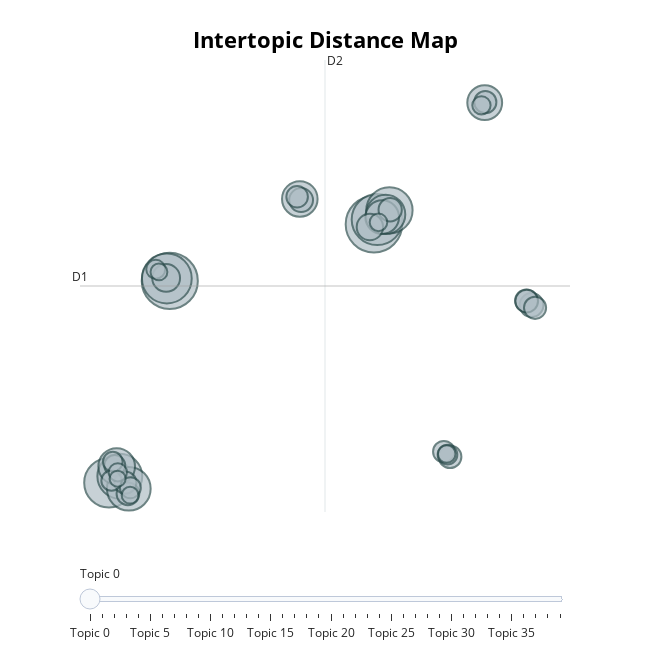

Notebook cell for this chart:
### Code cell
topic_model.visualize_topics()

### Figure 1 — Plotly figure (JSON) as saved in the notebook; plotly's stock layout.template omitted (floating-point values rounded to 4 significant figures)
{"data": [{"customdata": [[0, "hp | with | support | and | with hp", 124], [1, "set | set up | easy | up | to set", 122], [2, "ink | hp | the | you | to", 101], [3, "wifi | to | my | the | it", 96], [4, "tray | paper | paper tray | the paper | the", 95], [5, "service | customer | customer service | he | me", 83], [6, "print | slow | to print | printer | it", 78], [7, "quality | print quality | quality is | print | prints", 74], [8, "subscription | ink | the subscription | the | for", 60], [9, "return | it | return it | wish could | wish", 52], [10, "scan | scanning | to scan | page | sided", 49], [11, "buy | would | price | recommend | buy it", 47], [12, "free | free ink | ink | months | months free", 44], [13, "have tried | uninstalling | tried | troubleshooting | to", 30], [14, "8015e | 8010e | 8010 | series | bought", 27], [15, "not worth | waste | waste of | worth | garbage", 22], [16, "scan | to | hp smart | smart | to scan", 22], [17, "saturday | the agent | agent | shipping | amazon", 21], [18, "but six | fixed my | geesh wow | geesh | gosh", 20], [19, "disappointed | am so | am | surprise | im", 20], [20, "pages | print | pages in | dont print | color", 20], [21, "screen | touch screen | touch | the touch | screen is", 20], [22, "works | it | worked | it works | works great", 19], [23, "brand | better | different brand | chosen | have chosen", 19], [24, "frustrating | very frustrating | very | experience | so frustrating", 19], [25, "recommend this | do not | not buy | not recommend | recommend", 18], [26, "fax | receive | to fax | but occasionally | key features", 18], [27, "flimsy | sturdy | known | very flimsy | parts", 17], [28, "stars | star | give | stars is | three stars", 17], [29, "jam | jams | paper jam | paper | jammed", 16], [30, "home | home office | office | my home | quiet", 15], [31, "issues | problems | but issues | nothing | had", 15], [32, "print from | phone | my phone | from | print", 14], [33, "headaches | cost | money | also save | benefit for", 13], [34, "worst printer | worst | hate | ever | the worst", 13], [35, "cartridge | low | new | ink | cartridges", 12], [36, "more features | wanted | and needed | needed | home", 12], [37, "with apple | my phone | phone | apple | my", 11], [38, "envelopes | printing envelopes | word | printing | within word", 11], [39, "that he | he | said that | this was | said", 10]], "hovertemplate": "<b>Topic %{customdata[0]}</b><br>%{customdata[1]}<br>Size: %{customdata[2]}", "legendgroup": "", "marker": {"color": "#B0BEC5", "line": {"color": "DarkSlateGrey", "width": 2}, "size": [124, 122, 101, 96, 95, 83, 78, 74, 60, 52, 49, 47, 44, 30, 27, 22, 22, 21, 20, 20, 20, 20, 19, 19, 19, 18, 18, 17, 17, 16, 15, 15, 14, 13, 13, 12, 12, 11, 11, 10], "sizemode": "area", "sizeref": 0.0775, "symbol": "circle"}, "mode": "markers", "name": "", "orientation": "v", "showlegend": false, "type": "scatter", "x": [4.471, -8.229, 4.675, -8.411, -12.01, 5.435, -11.34, -10.78, 5.197, -11.53, -0.1409, 11.36, 4.985, -8.454, 4.219, 14.28, -0.05939, 5.481, 13.96, 13.98, -10.83, 9.205, -10.99, 11.4, 14.49, 8.819, -0.3072, -11.65, -10.68, -11.85, 9.046, -11.77, -9.1, 11.16, -11.46, 4.754, 8.999, -8.902, -10.7, -11.47], "xaxis": "x", "y": [12.06, 7.766, 12.43, 7.948, -7.567, 13.13, -7.072, -8.018, 12.81, -6.326, 13.99, 21.3, 12.61, 7.99, 11.86, 5.934, 13.91, 13.17, 6.249, 6.23, -8.402, -5.589, -7.555, 21.34, 5.72, -5.203, 14.15, -6.254, -7.94, -7.402, -5.43, -5.963, 8.646, 21.1, -6.773, 12.21, -5.384, 8.447, -8.508, -7.258], "yaxis": "y"}], "layout": {"annotations": [{"showarrow": false, "text": "D1", "x": -13.81, "y": 7.378, "yshift": 10}, {"showarrow": false, "text": "D2", "x": 1.427, "xshift": 10, "y": 24.54}], "height": 650, "hoverlabel": {"bgcolor": "white", "font": {"family": "Rockwell", "size": 16}}, "legend": {"itemsizing": "constant", "tracegroupgap": 0}, "margin": {"t": 60}, "shapes": [{"line": {"color": "#CFD8DC", "width": 2}, "type": "line", "x0": 1.427, "x1": 1.427, "y0": -9.784, "y1": 24.54}, {"line": {"color": "#9E9E9E", "width": 2}, "type": "line", "x0": -13.81, "x1": 16.67, "y0": 7.378, "y1": 7.378}], "sliders": [{"active": 0, "pad": {"t": 50}, "steps": [{"args": [{"marker.color": [["red", "#B0BEC5", "#B0BEC5", "#B0BEC5", "#B0BEC5", "#B0BEC5", "#B0BEC5", "#B0BEC5", "#B0BEC5", "#B0BEC5", "#B0BEC5", "#B0BEC5", "#B0BEC5", "#B0BEC5", "#B0BEC5", "#B0BEC5", "#B0BEC5", "#B0BEC5", "#B0BEC5", "#B0BEC5", "#B0BEC5", "#B0BEC5", "#B0BEC5", "#B0BEC5", "#B0BEC5", "#B0BEC5", "#B0BEC5", "#B0BEC5", "#B0BEC5", "#B0BEC5", "#B0BEC5", "#B0BEC5", "#B0BEC5", "#B0BEC5", "#B0BEC5", "#B0BEC5", "#B0BEC5", "#B0BEC5", "#B0BEC5", "#B0BEC5"]]}], "label": "Topic 0", "method": "update"}, {"args": [{"marker.color": [["#B0BEC5", "red", "#B0BEC5", "#B0BEC5", "#B0BEC5", "#B0BEC5", "#B0BEC5", "#B0BEC5", "#B0BEC5", "#B0BEC5", "#B0BEC5", "#B0BEC5", "#B0BEC5", "#B0BEC5", "#B0BEC5", "#B0BEC5", "#B0BEC5", "#B0BEC5", "#B0BEC5", "#B0BEC5", "#B0BEC5", "#B0BEC5", "#B0BEC5", "#B0BEC5", "#B0BEC5", "#B0BEC5", "#B0BEC5", "#B0BEC5", "#B0BEC5", "#B0BEC5", "#B0BEC5", "#B0BEC5", "#B0BEC5", "#B0BEC5", "#B0BEC5", "#B0BEC5", "#B0BEC5", "#B0BEC5", "#B0BEC5", "#B0BEC5"]]}], "label": "Topic 1", "method": "update"}, {"args": [{"marker.color": [["#B0BEC5", "#B0BEC5", "red", "#B0BEC5", "#B0BEC5", "#B0BEC5", "#B0BEC5", "#B0BEC5", "#B0BEC5", "#B0BEC5", "#B0BEC5", "#B0BEC5", "#B0BEC5", "#B0BEC5", "#B0BEC5", "#B0BEC5", "#B0BEC5", "#B0BEC5", "#B0BEC5", "#B0BEC5", "#B0BEC5", "#B0BEC5", "#B0BEC5", "#B0BEC5", "#B0BEC5", "#B0BEC5", "#B0BEC5", "#B0BEC5", "#B0BEC5", "#B0BEC5", "#B0BEC5", "#B0BEC5", "#B0BEC5", "#B0BEC5", "#B0BEC5", "#B0BEC5", "#B0BEC5", "#B0BEC5", "#B0BEC5", "#B0BEC5"]]}], "label": "Topic 2", "method": "update"}, {"args": [{"marker.color": [["#B0BEC5", "#B0BEC5", "#B0BEC5", "red", "#B0BEC5", "#B0BEC5", "#B0BEC5", "#B0BEC5", "#B0BEC5", "#B0BEC5", "#B0BEC5", "#B0BEC5", "#B0BEC5", "#B0BEC5", "#B0BEC5", "#B0BEC5", "#B0BEC5", "#B0BEC5", "#B0BEC5", "#B0BEC5", "#B0BEC5", "#B0BEC5", "#B0BEC5", "#B0BEC5", "#B0BEC5", "#B0BEC5", "#B0BEC5", "#B0BEC5", "#B0BEC5", "#B0BEC5", "#B0BEC5", "#B0BEC5", "#B0BEC5", "#B0BEC5", "#B0BEC5", "#B0BEC5", "#B0BEC5", "#B0BEC5", "#B0BEC5", "#B0BEC5"]]}], "label": "Topic 3", "method": "update"}, {"args": [{"marker.color": [["#B0BEC5", "#B0BEC5", "#B0BEC5", "#B0BEC5", "red", "#B0BEC5", "#B0BEC5", "#B0BEC5", "#B0BEC5", "#B0BEC5", "#B0BEC5", "#B0BEC5", "#B0BEC5", "#B0BEC5", "#B0BEC5", "#B0BEC5", "#B0BEC5", "#B0BEC5", "#B0BEC5", "#B0BEC5", "#B0BEC5", "#B0BEC5", "#B0BEC5", "#B0BEC5", "#B0BEC5", "#B0BEC5", "#B0BEC5", "#B0BEC5", "#B0BEC5", "#B0BEC5", "#B0BEC5", "#B0BEC5", "#B0BEC5", "#B0BEC5", "#B0BEC5", "#B0BEC5", "#B0BEC5", "#B0BEC5", "#B0BEC5", "#B0BEC5"]]}], "label": "Topic 4", "method": "update"}, {"args": [{"marker.color": [["#B0BEC5", "#B0BEC5", "#B0BEC5", "#B0BEC5", "#B0BEC5", "red", "#B0BEC5", "#B0BEC5", "#B0BEC5", "#B0BEC5", "#B0BEC5", "#B0BEC5", "#B0BEC5", "#B0BEC5", "#B0BEC5", "#B0BEC5", "#B0BEC5", "#B0BEC5", "#B0BEC5", "#B0BEC5", "#B0BEC5", "#B0BEC5", "#B0BEC5", "#B0BEC5", "#B0BEC5", "#B0BEC5", "#B0BEC5", "#B0BEC5", "#B0BEC5", "#B0BEC5", "#B0BEC5", "#B0BEC5", "#B0BEC5", "#B0BEC5", "#B0BEC5", "#B0BEC5", "#B0BEC5", "#B0BEC5", "#B0BEC5", "#B0BEC5"]]}], "label": "Topic 5", "method": "update"}, {"args": [{"marker.color": [["#B0BEC5", "#B0BEC5", "#B0BEC5", "#B0BEC5", "#B0BEC5", "#B0BEC5", "red", "#B0BEC5", "#B0BEC5", "#B0BEC5", "#B0BEC5", "#B0BEC5", "#B0BEC5", "#B0BEC5", "#B0BEC5", "#B0BEC5", "#B0BEC5", "#B0BEC5", "#B0BEC5", "#B0BEC5", "#B0BEC5", "#B0BEC5", "#B0BEC5", "#B0BEC5", "#B0BEC5", "#B0BEC5", "#B0BEC5", "#B0BEC5", "#B0BEC5", "#B0BEC5", "#B0BEC5", "#B0BEC5", "#B0BEC5", "#B0BEC5", "#B0BEC5", "#B0BEC5", "#B0BEC5", "#B0BEC5", "#B0BEC5", "#B0BEC5"]]}], "label": "Topic 6", "method": "update"}, {"args": [{"marker.color": [["#B0BEC5", "#B0BEC5", "#B0BEC5", "#B0BEC5", "#B0BEC5", "#B0BEC5", "#B0BEC5", "red", "#B0BEC5", "#B0BEC5", "#B0BEC5", "#B0BEC5", "#B0BEC5", "#B0BEC5", "#B0BEC5", "#B0BEC5", "#B0BEC5", "#B0BEC5", "#B0BEC5", "#B0BEC5", "#B0BEC5", "#B0BEC5", "#B0BEC5", "#B0BEC5", "#B0BEC5", "#B0BEC5", "#B0BEC5", "#B0BEC5", "#B0BEC5", "#B0BEC5", "#B0BEC5", "#B0BEC5", "#B0BEC5", "#B0BEC5", "#B0BEC5", "#B0BEC5", "#B0BEC5", "#B0BEC5", "#B0BEC5", "#B0BEC5"]]}], "label": "Topic 7", "method": "update"}, {"args": [{"marker.color": [["#B0BEC5", "#B0BEC5", "#B0BEC5", "#B0BEC5", "#B0BEC5", "#B0BEC5", "#B0BEC5", "#B0BEC5", "red", "#B0BEC5", "#B0BEC5", "#B0BEC5", "#B0BEC5", "#B0BEC5", "#B0BEC5", "#B0BEC5", "#B0BEC5", "#B0BEC5", "#B0BEC5", "#B0BEC5", "#B0BEC5", "#B0BEC5", "#B0BEC5", "#B0BEC5", "#B0BEC5", "#B0BEC5", "#B0BEC5", "#B0BEC5", "#B0BEC5", "#B0BEC5", "#B0BEC5", "#B0BEC5", "#B0BEC5", "#B0BEC5", "#B0BEC5", "#B0BEC5", "#B0BEC5", "#B0BEC5", "#B0BEC5", "#B0BEC5"]]}], "label": "Topic 8", "method": "update"}, {"args": [{"marker.color": [["#B0BEC5", "#B0BEC5", "#B0BEC5", "#B0BEC5", "#B0BEC5", "#B0BEC5", "#B0BEC5", "#B0BEC5", "#B0BEC5", "red", "#B0BEC5", "#B0BEC5", "#B0BEC5", "#B0BEC5", "#B0BEC5", "#B0BEC5", "#B0BEC5", "#B0BEC5", "#B0BEC5", "#B0BEC5", "#B0BEC5", "#B0BEC5", "#B0BEC5", "#B0BEC5", "#B0BEC5", "#B0BEC5", "#B0BEC5", "#B0BEC5", "#B0BEC5", "#B0BEC5", "#B0BEC5", "#B0BEC5", "#B0BEC5", "#B0BEC5", "#B0BEC5", "#B0BEC5", "#B0BEC5", "#B0BEC5", "#B0BEC5", "#B0BEC5"]]}], "label": "Topic 9", "method": "update"}, {"args": [{"marker.color": [["#B0BEC5", "#B0BEC5", "#B0BEC5", "#B0BEC5", "#B0BEC5", "#B0BEC5", "#B0BEC5", "#B0BEC5", "#B0BEC5", "#B0BEC5", "red", "#B0BEC5", "#B0BEC5", "#B0BEC5", "#B0BEC5", "#B0BEC5", "#B0BEC5", "#B0BEC5", "#B0BEC5", "#B0BEC5", "#B0BEC5", "#B0BEC5", "#B0BEC5", "#B0BEC5", "#B0BEC5", "#B0BEC5", "#B0BEC5", "#B0BEC5", "#B0BEC5", "#B0BEC5", "#B0BEC5", "#B0BEC5", "#B0BEC5", "#B0BEC5", "#B0BEC5", "#B0BEC5", "#B0BEC5", "#B0BEC5", "#B0BEC5", "#B0BEC5"]]}], "label": "Topic 10", "method": "update"}, {"args": [{"marker.color": [["#B0BEC5", "#B0BEC5", "#B0BEC5", "#B0BEC5", "#B0BEC5", "#B0BEC5", "#B0BEC5", "#B0BEC5", "#B0BEC5", "#B0BEC5", "#B0BEC5", "red", "#B0BEC5", "#B0BEC5", "#B0BEC5", "#B0BEC5", "#B0BEC5", "#B0BEC5", "#B0BEC5", "#B0BEC5", "#B0BEC5", "#B0BEC5", "#B0BEC5", "#B0BEC5", "#B0BEC5", "#B0BEC5", "#B0BEC5", "#B0BEC5", "#B0BEC5", "#B0BEC5", "#B0BEC5", "#B0BEC5", "#B0BEC5", "#B0BEC5", "#B0BEC5", "#B0BEC5", "#B0BEC5", "#B0BEC5", "#B0BEC5", "#B0BEC5"]]}], "label": "Topic 11", "method": "update"}, {"args": [{"marker.color": [["#B0BEC5", "#B0BEC5", "#B0BEC5", "#B0BEC5", "#B0BEC5", "#B0BEC5", "#B0BEC5", "#B0BEC5", "#B0BEC5", "#B0BEC5", "#B0BEC5", "#B0BEC5", "red", "#B0BEC5", "#B0BEC5", "#B0BEC5", "#B0BEC5", "#B0BEC5", "#B0BEC5", "#B0BEC5", "#B0BEC5", "#B0BEC5", "#B0BEC5", "#B0BEC5", "#B0BEC5", "#B0BEC5", "#B0BEC5", "#B0BEC5", "#B0BEC5", "#B0BEC5", "#B0BEC5", "#B0BEC5", "#B0BEC5", "#B0BEC5", "#B0BEC5", "#B0BEC5", "#B0BEC5", "#B0BEC5", "#B0BEC5", "#B0BEC5"]]}], "label": "Topic 12", "method": "update"}, {"args": [{"marker.color": [["#B0BEC5", "#B0BEC5", "#B0BEC5", "#B0BEC5", "#B0BEC5", "#B0BEC5", "#B0BEC5", "#B0BEC5", "#B0BEC5", "#B0BEC5", "#B0BEC5", "#B0BEC5", "#B0BEC5", "red", "#B0BEC5", "#B0BEC5", "#B0BEC5", "#B0BEC5", "#B0BEC5", "#B0BEC5", "#B0BEC5", "#B0BEC5", "#B0BEC5", "#B0BEC5", "#B0BEC5", "#B0BEC5", "#B0BEC5", "#B0BEC5", "#B0BEC5", "#B0BEC5", "#B0BEC5", "#B0BEC5", "#B0BEC5", "#B0BEC5", "#B0BEC5", "#B0BEC5", "#B0BEC5", "#B0BEC5", "#B0BEC5", "#B0BEC5"]]}], "label": "Topic 13", "method": "update"}, {"args": [{"marker.color": [["#B0BEC5", "#B0BEC5", "#B0BEC5", "#B0BEC5", "#B0BEC5", "#B0BEC5", "#B0BEC5", "#B0BEC5", "#B0BEC5", "#B0BEC5", "#B0BEC5", "#B0BEC5", "#B0BEC5", "#B0BEC5", "red", "#B0BEC5", "#B0BEC5", "#B0BEC5", "#B0BEC5", "#B0BEC5", "#B0BEC5", "#B0BEC5", "#B0BEC5", "#B0BEC5", "#B0BEC5", "#B0BEC5", "#B0BEC5", "#B0BEC5", "#B0BEC5", "#B0BEC5", "#B0BEC5", "#B0BEC5", "#B0BEC5", "#B0BEC5", "#B0BEC5", "#B0BEC5", "#B0BEC5", "#B0BEC5", "#B0BEC5", "#B0BEC5"]]}], "label": "Topic 14", "method": "update"}, {"args": [{"marker.color": [["#B0BEC5", "#B0BEC5", "#B0BEC5", "#B0BEC5", "#B0BEC5", "#B0BEC5", "#B0BEC5", "#B0BEC5", "#B0BEC5", "#B0BEC5", "#B0BEC5", "#B0BEC5", "#B0BEC5", "#B0BEC5", "#B0BEC5", "red", "#B0BEC5", "#B0BEC5", "#B0BEC5", "#B0BEC5", "#B0BEC5", "#B0BEC5", "#B0BEC5", "#B0BEC5", "#B0BEC5", "#B0BEC5", "#B0BEC5", "#B0BEC5", "#B0BEC5", "#B0BEC5", "#B0BEC5", "#B0BEC5", "#B0BEC5", "#B0BEC5", "#B0BEC5", "#B0BEC5", "#B0BEC5", "#B0BEC5", "#B0BEC5", "#B0BEC5"]]}], "label": "Topic 15", "method": "update"}, {"args": [{"marker.color": [["#B0BEC5", "#B0BEC5", "#B0BEC5", "#B0BEC5", "#B0BEC5", "#B0BEC5", "#B0BEC5", "#B0BEC5", "#B0BEC5", "#B0BEC5", "#B0BEC5", "#B0BEC5", "#B0BEC5", "#B0BEC5", "#B0BEC5", "#B0BEC5", "red", "#B0BEC5", "#B0BEC5", "#B0BEC5", "#B0BEC5", "#B0BEC5", "#B0BEC5", "#B0BEC5", "#B0BEC5", "#B0BEC5", "#B0BEC5", "#B0BEC5", "#B0BEC5", "#B0BEC5", "#B0BEC5", "#B0BEC5", "#B0BEC5", "#B0BEC5", "#B0BEC5", "#B0BEC5", "#B0BEC5", "#B0BEC5", "#B0BEC5", "#B0BEC5"]]}], "label": "Topic 16", "method": "update"}, {"args": [{"marker.color": [["#B0BEC5", "#B0BEC5", "#B0BEC5", "#B0BEC5", "#B0BEC5", "#B0BEC5", "#B0BEC5", "#B0BEC5", "#B0BEC5", "#B0BEC5", "#B0BEC5", "#B0BEC5", "#B0BEC5", "#B0BEC5", "#B0BEC5", "#B0BEC5", "#B0BEC5", "red", "#B0BEC5", "#B0BEC5", "#B0BEC5", "#B0BEC5", "#B0BEC5", "#B0BEC5", "#B0BEC5", "#B0BEC5", "#B0BEC5", "#B0BEC5", "#B0BEC5", "#B0BEC5", "#B0BEC5", "#B0BEC5", "#B0BEC5", "#B0BEC5", "#B0BEC5", "#B0BEC5", "#B0BEC5", "#B0BEC5", "#B0BEC5", "#B0BEC5"]]}], "label": "Topic 17", "method": "update"}, {"args": [{"marker.color": [["#B0BEC5", "#B0BEC5", "#B0BEC5", "#B0BEC5", "#B0BEC5", "#B0BEC5", "#B0BEC5", "#B0BEC5", "#B0BEC5", "#B0BEC5", "#B0BEC5", "#B0BEC5", "#B0BEC5", "#B0BEC5", "#B0BEC5", "#B0BEC5", "#B0BEC5", "#B0BEC5", "red", "#B0BEC5", "#B0BEC5", "#B0BEC5", "#B0BEC5", "#B0BEC5", "#B0BEC5", "#B0BEC5", "#B0BEC5", "#B0BEC5", "#B0BEC5", "#B0BEC5", "#B0BEC5", "#B0BEC5", "#B0BEC5", "#B0BEC5", "#B0BEC5", "#B0BEC5", "#B0BEC5", "#B0BEC5", "#B0BEC5", "#B0BEC5"]]}], "label": "Topic 18", "method": "update"}, {"args": [{"marker.color": [["#B0BEC5", "#B0BEC5", "#B0BEC5", "#B0BEC5", "#B0BEC5", "#B0BEC5", "#B0BEC5", "#B0BEC5", "#B0BEC5", "#B0BEC5", "#B0BEC5", "#B0BEC5", "#B0BEC5", "#B0BEC5", "#B0BEC5", "#B0BEC5", "#B0BEC5", "#B0BEC5", "#B0BEC5", "red", "#B0BEC5", "#B0BEC5", "#B0BEC5", "#B0BEC5", "#B0BEC5", "#B0BEC5", "#B0BEC5", "#B0BEC5", "#B0BEC5", "#B0BEC5", "#B0BEC5", "#B0BEC5", "#B0BEC5", "#B0BEC5", "#B0BEC5", "#B0BEC5", "#B0BEC5", "#B0BEC5", "#B0BEC5", "#B0BEC5"]]}], "label": "Topic 19", "method": "update"}, {"args": [{"marker.color": [["#B0BEC5", "#B0BEC5", "#B0BEC5", "#B0BEC5", "#B0BEC5", "#B0BEC5", "#B0BEC5", "#B0BEC5", "#B0BEC5", "#B0BEC5", "#B0BEC5", "#B0BEC5", "#B0BEC5", "#B0BEC5", "#B0BEC5", "#B0BEC5", "#B0BEC5", "#B0BEC5", "#B0BEC5", "#B0BEC5", "red", "#B0BEC5", "#B0BEC5", "#B0BEC5", "#B0BEC5", "#B0BEC5", "#B0BEC5", "#B0BEC5", "#B0BEC5", "#B0BEC5", "#B0BEC5", "#B0BEC5", "#B0BEC5", "#B0BEC5", "#B0BEC5", "#B0BEC5", "#B0BEC5", "#B0BEC5", "#B0BEC5", "#B0BEC5"]]}], "label": "Topic 20", "method": "update"}, {"args": [{"marker.color": [["#B0BEC5", "#B0BEC5", "#B0BEC5", "#B0BEC5", "#B0BEC5", "#B0BEC5", "#B0BEC5", "#B0BEC5", "#B0BEC5", "#B0BEC5", "#B0BEC5", "#B0BEC5", "#B0BEC5", "#B0BEC5", "#B0BEC5", "#B0BEC5", "#B0BEC5", "#B0BEC5", "#B0BEC5", "#B0BEC5", "#B0BEC5", "red", "#B0BEC5", "#B0BEC5", "#B0BEC5", "#B0BEC5", "#B0BEC5", "#B0BEC5", "#B0BEC5", "#B0BEC5", "#B0BEC5", "#B0BEC5", "#B0BEC5", "#B0BEC5", "#B0BEC5", "#B0BEC5", "#B0BEC5", "#B0BEC5", "#B0BEC5", "#B0BEC5"]]}], "label": "Topic 21", "method": "update"}, {"args": [{"marker.color": [["#B0BEC5", "#B0BEC5", "#B0BEC5", "#B0BEC5", "#B0BEC5", "#B0BEC5", "#B0BEC5", "#B0BEC5", "#B0BEC5", "#B0BEC5", "#B0BEC5", "#B0BEC5", "#B0BEC5", "#B0BEC5", "#B0BEC5", "#B0BEC5", "#B0BEC5", "#B0BEC5", "#B0BEC5", "#B0BEC5", "#B0BEC5", "#B0BEC5", "red", "#B0BEC5", "#B0BEC5", "#B0BEC5", "#B0BEC5", "#B0BEC5", "#B0BEC5", "#B0BEC5", "#B0BEC5", "#B0BEC5", "#B0BEC5", "#B0BEC5", "#B0BEC5", "#B0BEC5", "#B0BEC5", "#B0BEC5", "#B0BEC5", "#B0BEC5"]]}], "label": "Topic 22", "method": "update"}, {"args": [{"marker.color": [["#B0BEC5", "#B0BEC5", "#B0BEC5", "#B0BEC5", "#B0BEC5", "#B0BEC5", "#B0BEC5", "#B0BEC5", "#B0BEC5", "#B0BEC5", "#B0BEC5", "#B0BEC5", "#B0BEC5", "#B0BEC5", "#B0BEC5", "#B0BEC5", "#B0BEC5", "#B0BEC5", "#B0BEC5", "#B0BEC5", "#B0BEC5", "#B0BEC5", "#B0BEC5", "red", "#B0BEC5", "#B0BEC5", "#B0BEC5", "#B0BEC5", "#B0BEC5", "#B0BEC5", "#B0BEC5", "#B0BEC5", "#B0BEC5", "#B0BEC5", "#B0BEC5", "#B0BEC5", "#B0BEC5", "#B0BEC5", "#B0BEC5", "#B0BEC5"]]}], "label": "Topic 23", "method": "update"}, {"args": [{"marker.color": [["#B0BEC5", "#B0BEC5", "#B0BEC5", "#B0BEC5", "#B0BEC5", "#B0BEC5", "#B0BEC5", "#B0BEC5", "#B0BEC5", "#B0BEC5", "#B0BEC5", "#B0BEC5", "#B0BEC5", "#B0BEC5", "#B0BEC5", "#B0BEC5", "#B0BEC5", "#B0BEC5", "#B0BEC5", "#B0BEC5", "#B0BEC5", "#B0BEC5", "#B0BEC5", "#B0BEC5", "red", "#B0BEC5", "#B0BEC5", "#B0BEC5", "#B0BEC5", "#B0BEC5", "#B0BEC5", "#B0BEC5", "#B0BEC5", "#B0BEC5", "#B0BEC5", "#B0BEC5", "#B0BEC5", "#B0BEC5", "#B0BEC5", "#B0BEC5"]]}], "label": "Topic 24", "method": "update"}, {"args": [{"marker.color": [["#B0BEC5", "#B0BEC5", "#B0BEC5", "#B0BEC5", "#B0BEC5", "#B0BEC5", "#B0BEC5", "#B0BEC5", "#B0BEC5", "#B0BEC5", "#B0BEC5", "#B0BEC5", "#B0BEC5", "#B0BEC5", "#B0BEC5", "#B0BEC5", "#B0BEC5", "#B0BEC5", "#B0BEC5", "#B0BEC5", "#B0BEC5", "#B0BEC5", "#B0BEC5", "#B0BEC5", "#B0BEC5", "red", "#B0BEC5", "#B0BEC5", "#B0BEC5", "#B0BEC5", "#B0BEC5", "#B0BEC5", "#B0BEC5", "#B0BEC5", "#B0BEC5", "#B0BEC5", "#B0BEC5", "#B0BEC5", "#B0BEC5", "#B0BEC5"]]}], "label": "Topic 25", "method": "update"}, {"args": [{"marker.color": [["#B0BEC5", "#B0BEC5", "#B0BEC5", "#B0BEC5", "#B0BEC5", "#B0BEC5", "#B0BEC5", "#B0BEC5", "#B0BEC5", "#B0BEC5", "#B0BEC5", "#B0BEC5", "#B0BEC5", "#B0BEC5", "#B0BEC5", "#B0BEC5", "#B0BEC5", "#B0BEC5", "#B0BEC5", "#B0BEC5", "#B0BEC5", "#B0BEC5", "#B0BEC5", "#B0BEC5", "#B0BEC5", "#B0BEC5", "red", "#B0BEC5", "#B0BEC5", "#B0BEC5", "#B0BEC5", "#B0BEC5", "#B0BEC5", "#B0BEC5", "#B0BEC5", "#B0BEC5", "#B0BEC5", "#B0BEC5", "#B0BEC5", "#B0BEC5"]]}], "label": "Topic 26", "method": "update"}, {"args": [{"marker.color": [["#B0BEC5", "#B0BEC5", "#B0BEC5", "#B0BEC5", "#B0BEC5", "#B0BEC5", "#B0BEC5", "#B0BEC5", "#B0BEC5", "#B0BEC5", "#B0BEC5", "#B0BEC5", "#B0BEC5", "#B0BEC5", "#B0BEC5", "#B0BEC5", "#B0BEC5", "#B0BEC5", "#B0BEC5", "#B0BEC5", "#B0BEC5", "#B0BEC5", "#B0BEC5", "#B0BEC5", "#B0BEC5", "#B0BEC5", "#B0BEC5", "red", "#B0BEC5", "#B0BEC5", "#B0BEC5", "#B0BEC5", "#B0BEC5", "#B0BEC5", "#B0BEC5", "#B0BEC5", "#B0BEC5", "#B0BEC5", "#B0BEC5", "#B0BEC5"]]}], "label": "Topic 27", "method": "update"}, {"args": [{"marker.color": [["#B0BEC5", "#B0BEC5", "#B0BEC5", "#B0BEC5", "#B0BEC5", "#B0BEC5", "#B0BEC5", "#B0BEC5", "#B0BEC5", "#B0BEC5", "#B0BEC5", "#B0BEC5", "#B0BEC5", "#B0BEC5", "#B0BEC5", "#B0BEC5", "#B0BEC5", "#B0BEC5", "#B0BEC5", "#B0BEC5", "#B0BEC5", "#B0BEC5", "#B0BEC5", "#B0BEC5", "#B0BEC5", "#B0BEC5", "#B0BEC5", "#B0BEC5", "red", "#B0BEC5", "#B0BEC5", "#B0BEC5", "#B0BEC5", "#B0BEC5", "#B0BEC5", "#B0BEC5", "#B0BEC5", "#B0BEC5", "#B0BEC5", "#B0BEC5"]]}], "label": "Topic 28", "method": "update"}, {"args": [{"marker.color": [["#B0BEC5", "#B0BEC5", "#B0BEC5", "#B0BEC5", "#B0BEC5", "#B0BEC5", "#B0BEC5", "#B0BEC5", "#B0BEC5", "#B0BEC5", "#B0BEC5", "#B0BEC5", "#B0BEC5", "#B0BEC5", "#B0BEC5", "#B0BEC5", "#B0BEC5", "#B0BEC5", "#B0BEC5", "#B0BEC5", "#B0BEC5", "#B0BEC5", "#B0BEC5", "#B0BEC5", "#B0BEC5", "#B0BEC5", "#B0BEC5", "#B0BEC5", "#B0BEC5", "red", "#B0BEC5", "#B0BEC5", "#B0BEC5", "#B0BEC5", "#B0BEC5", "#B0BEC5", "#B0BEC5", "#B0BEC5", "#B0BEC5", "#B0BEC5"]]}], "label": "Topic 29", "method": "update"}, {"args": [{"marker.color": [["#B0BEC5", "#B0BEC5", "#B0BEC5", "#B0BEC5", "#B0BEC5", "#B0BEC5", "#B0BEC5", "#B0BEC5", "#B0BEC5", "#B0BEC5", "#B0BEC5", "#B0BEC5", "#B0BEC5", "#B0BEC5", "#B0BEC5", "#B0BEC5", "#B0BEC5", "#B0BEC5", "#B0BEC5", "#B0BEC5", "#B0BEC5", "#B0BEC5", "#B0BEC5", "#B0BEC5", "#B0BEC5", "#B0BEC5", "#B0BEC5", "#B0BEC5", "#B0BEC5", "#B0BEC5", "red", "#B0BEC5", "#B0BEC5", "#B0BEC5", "#B0BEC5", "#B0BEC5", "#B0BEC5", "#B0BEC5", "#B0BEC5", "#B0BEC5"]]}], "label": "Topic 30", "method": "update"}, {"args": [{"marker.color": [["#B0BEC5", "#B0BEC5", "#B0BEC5", "#B0BEC5", "#B0BEC5", "#B0BEC5", "#B0BEC5", "#B0BEC5", "#B0BEC5", "#B0BEC5", "#B0BEC5", "#B0BEC5", "#B0BEC5", "#B0BEC5", "#B0BEC5", "#B0BEC5", "#B0BEC5", "#B0BEC5", "#B0BEC5", "#B0BEC5", "#B0BEC5", "#B0BEC5", "#B0BEC5", "#B0BEC5", "#B0BEC5", "#B0BEC5", "#B0BEC5", "#B0BEC5", "#B0BEC5", "#B0BEC5", "#B0BEC5", "red", "#B0BEC5", "#B0BEC5", "#B0BEC5", "#B0BEC5", "#B0BEC5", "#B0BEC5", "#B0BEC5", "#B0BEC5"]]}], "label": "Topic 31", "method": "update"}, {"args": [{"marker.color": [["#B0BEC5", "#B0BEC5", "#B0BEC5", "#B0BEC5", "#B0BEC5", "#B0BEC5", "#B0BEC5", "#B0BEC5", "#B0BEC5", "#B0BEC5", "#B0BEC5", "#B0BEC5", "#B0BEC5", "#B0BEC5", "#B0BEC5", "#B0BEC5", "#B0BEC5", "#B0BEC5", "#B0BEC5", "#B0BEC5", "#B0BEC5", "#B0BEC5", "#B0BEC5", "#B0BEC5", "#B0BEC5", "#B0BEC5", "#B0BEC5", "#B0BEC5", "#B0BEC5", "#B0BEC5", "#B0BEC5", "#B0BEC5", "red", "#B0BEC5", "#B0BEC5", "#B0BEC5", "#B0BEC5", "#B0BEC5", "#B0BEC5", "#B0BEC5"]]}], "label": "Topic 32", "method": "update"}, {"args": [{"marker.color": [["#B0BEC5", "#B0BEC5", "#B0BEC5", "#B0BEC5", "#B0BEC5", "#B0BEC5", "#B0BEC5", "#B0BEC5", "#B0BEC5", "#B0BEC5", "#B0BEC5", "#B0BEC5", "#B0BEC5", "#B0BEC5", "#B0BEC5", "#B0BEC5", "#B0BEC5", "#B0BEC5", "#B0BEC5", "#B0BEC5", "#B0BEC5", "#B0BEC5", "#B0BEC5", "#B0BEC5", "#B0BEC5", "#B0BEC5", "#B0BEC5", "#B0BEC5", "#B0BEC5", "#B0BEC5", "#B0BEC5", "#B0BEC5", "#B0BEC5", "red", "#B0BEC5", "#B0BEC5", "#B0BEC5", "#B0BEC5", "#B0BEC5", "#B0BEC5"]]}], "label": "Topic 33", "method": "update"}, {"args": [{"marker.color": [["#B0BEC5", "#B0BEC5", "#B0BEC5", "#B0BEC5", "#B0BEC5", "#B0BEC5", "#B0BEC5", "#B0BEC5", "#B0BEC5", "#B0BEC5", "#B0BEC5", "#B0BEC5", "#B0BEC5", "#B0BEC5", "#B0BEC5", "#B0BEC5", "#B0BEC5", "#B0BEC5", "#B0BEC5", "#B0BEC5", "#B0BEC5", "#B0BEC5", "#B0BEC5", "#B0BEC5", "#B0BEC5", "#B0BEC5", "#B0BEC5", "#B0BEC5", "#B0BEC5", "#B0BEC5", "#B0BEC5", "#B0BEC5", "#B0BEC5", "#B0BEC5", "red", "#B0BEC5", "#B0BEC5", "#B0BEC5", "#B0BEC5", "#B0BEC5"]]}], "label": "Topic 34", "method": "update"}, {"args": [{"marker.color": [["#B0BEC5", "#B0BEC5", "#B0BEC5", "#B0BEC5", "#B0BEC5", "#B0BEC5", "#B0BEC5", "#B0BEC5", "#B0BEC5", "#B0BEC5", "#B0BEC5", "#B0BEC5", "#B0BEC5", "#B0BEC5", "#B0BEC5", "#B0BEC5", "#B0BEC5", "#B0BEC5", "#B0BEC5", "#B0BEC5", "#B0BEC5", "#B0BEC5", "#B0BEC5", "#B0BEC5", "#B0BEC5", "#B0BEC5", "#B0BEC5", "#B0BEC5", "#B0BEC5", "#B0BEC5", "#B0BEC5", "#B0BEC5", "#B0BEC5", "#B0BEC5", "#B0BEC5", "red", "#B0BEC5", "#B0BEC5", "#B0BEC5", "#B0BEC5"]]}], "label": "Topic 35", "method": "update"}, {"args": [{"marker.color": [["#B0BEC5", "#B0BEC5", "#B0BEC5", "#B0BEC5", "#B0BEC5", "#B0BEC5", "#B0BEC5", "#B0BEC5", "#B0BEC5", "#B0BEC5", "#B0BEC5", "#B0BEC5", "#B0BEC5", "#B0BEC5", "#B0BEC5", "#B0BEC5", "#B0BEC5", "#B0BEC5", "#B0BEC5", "#B0BEC5", "#B0BEC5", "#B0BEC5", "#B0BEC5", "#B0BEC5", "#B0BEC5", "#B0BEC5", "#B0BEC5", "#B0BEC5", "#B0BEC5", "#B0BEC5", "#B0BEC5", "#B0BEC5", "#B0BEC5", "#B0BEC5", "#B0BEC5", "#B0BEC5", "red", "#B0BEC5", "#B0BEC5", "#B0BEC5"]]}], "label": "Topic 36", "method": "update"}, {"args": [{"marker.color": [["#B0BEC5", "#B0BEC5", "#B0BEC5", "#B0BEC5", "#B0BEC5", "#B0BEC5", "#B0BEC5", "#B0BEC5", "#B0BEC5", "#B0BEC5", "#B0BEC5", "#B0BEC5", "#B0BEC5", "#B0BEC5", "#B0BEC5", "#B0BEC5", "#B0BEC5", "#B0BEC5", "#B0BEC5", "#B0BEC5", "#B0BEC5", "#B0BEC5", "#B0BEC5", "#B0BEC5", "#B0BEC5", "#B0BEC5", "#B0BEC5", "#B0BEC5", "#B0BEC5", "#B0BEC5", "#B0BEC5", "#B0BEC5", "#B0BEC5", "#B0BEC5", "#B0BEC5", "#B0BEC5", "#B0BEC5", "red", "#B0BEC5", "#B0BEC5"]]}], "label": "Topic 37", "method": "update"}, {"args": [{"marker.color": [["#B0BEC5", "#B0BEC5", "#B0BEC5", "#B0BEC5", "#B0BEC5", "#B0BEC5", "#B0BEC5", "#B0BEC5", "#B0BEC5", "#B0BEC5", "#B0BEC5", "#B0BEC5", "#B0BEC5", "#B0BEC5", "#B0BEC5", "#B0BEC5", "#B0BEC5", "#B0BEC5", "#B0BEC5", "#B0BEC5", "#B0BEC5", "#B0BEC5", "#B0BEC5", "#B0BEC5", "#B0BEC5", "#B0BEC5", "#B0BEC5", "#B0BEC5", "#B0BEC5", "#B0BEC5", "#B0BEC5", "#B0BEC5", "#B0BEC5", "#B0BEC5", "#B0BEC5", "#B0BEC5", "#B0BEC5", "#B0BEC5", "red", "#B0BEC5"]]}], "label": "Topic 38", "method": "update"}, {"args": [{"marker.color": [["#B0BEC5", "#B0BEC5", "#B0BEC5", "#B0BEC5", "#B0BEC5", "#B0BEC5", "#B0BEC5", "#B0BEC5", "#B0BEC5", "#B0BEC5", "#B0BEC5", "#B0BEC5", "#B0BEC5", "#B0BEC5", "#B0BEC5", "#B0BEC5", "#B0BEC5", "#B0BEC5", "#B0BEC5", "#B0BEC5", "#B0BEC5", "#B0BEC5", "#B0BEC5", "#B0BEC5", "#B0BEC5", "#B0BEC5", "#B0BEC5", "#B0BEC5", "#B0BEC5", "#B0BEC5", "#B0BEC5", "#B0BEC5", "#B0BEC5", "#B0BEC5", "#B0BEC5", "#B0BEC5", "#B0BEC5", "#B0BEC5", "#B0BEC5", "red"]]}], "label": "Topic 39", "method": "update"}]}], "title": {"font": {"color": "Black", "size": 22}, "text": "<b>Intertopic Distance Map</b>", "x": 0.5, "xanchor": "center", "y": 0.95, "yanchor": "top"}, "width": 650, "xaxis": {"anchor": "y", "domain": [0, 1], "range": [-13.81, 16.67], "title": {"text": ""}, "visible": false}, "yaxis": {"anchor": "x", "domain": [0, 1], "range": [-9.784, 24.54], "title": {"text": ""}, "visible": false}}}
